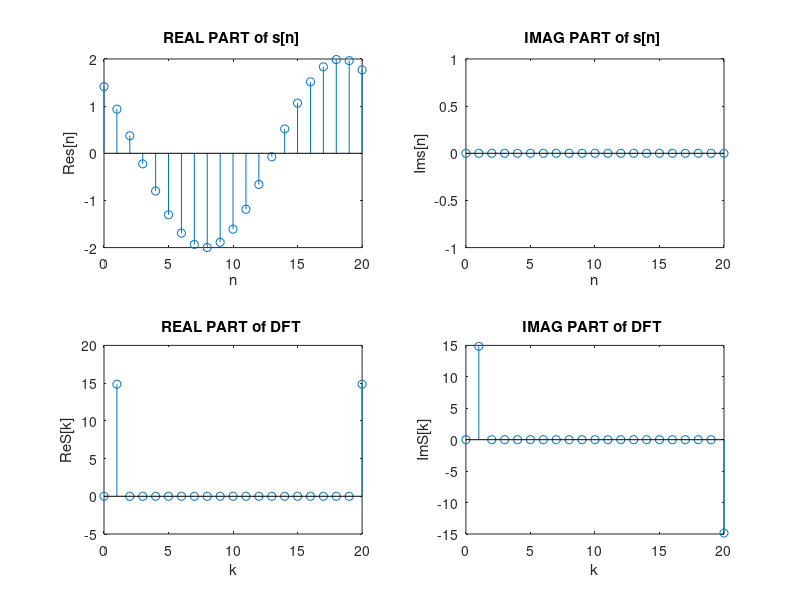

This figure's MATLAB source:

A=2.0;
f_0=1/21;
nn=0:20;
fi=pi/4;

s=A*cos(2*pi*f_0*nn + fi);

S=fft(s);

kk=nn;

subplot(221)
stem(nn,real(s))
title( 'REAL PART of s[n] ' ) , xlabel( 'n'), ylabel('Re{s[n]}')

subplot(222)
stem(nn,imag(s))
title( 'IMAG PART of s[n] ' ) , xlabel( 'n'), ylabel('Im{s[n]}')

subplot(223)
stem(kk,real(S))
title( 'REAL PART of DFT ' ) , xlabel( 'k'), ylabel('Re{S[k]}')

subplot(224)
stem(kk,imag(S))
title( 'IMAG PART of DFT ' ) , xlabel( 'k'), ylabel('Im{S[k]}')


